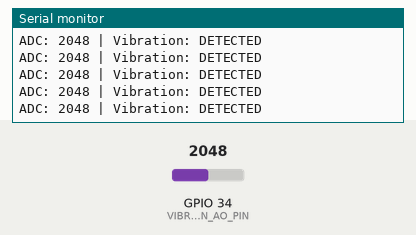
Simulated run of this sketch. Board: ESP32. Shown: the last lines printed to the serial monitor. The inputs (shaded band) are chosen by the test bench; at power-on: GPIO 34 (VIBRATION_AO_PIN) = 2048 (analog values on the 0–4095 scale). No CAN messages arrive unless stated.

Above: at 1.7 s.
1.8 s: GPIO 34 (VIBRATION_AO_PIN) set to 1840
At 1.81 s:
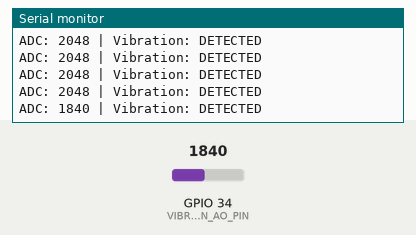
3.3 s: GPIO 34 (VIBRATION_AO_PIN) set to 1764
At 3.32 s:
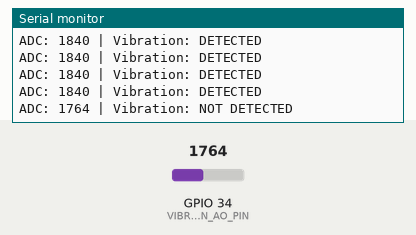

The sketch:

Node-2.ino
```cpp
#include <Arduino.h>
#include "driver/twai.h"

// ---------- Pin configuration ----------
#define VIBRATION_AO_PIN 34

#define CAN_TX_PIN GPIO_NUM_5
#define CAN_RX_PIN GPIO_NUM_4

// ---------- CAN IDs ----------
#define HEARTBEAT_ID 0x102
#define VIBRATION_DATA_ID 0x202

// Adjust after testing your particular sensor.
#define VIBRATION_THRESHOLD 1800

unsigned long lastHeartbeat = 0;
unsigned long lastSensorRead = 0;

bool canReady = false;

bool initCAN() {
  twai_general_config_t g_config =
      TWAI_GENERAL_CONFIG_DEFAULT(
          CAN_TX_PIN, CAN_RX_PIN, TWAI_MODE_NORMAL);

  twai_timing_config_t t_config =
      TWAI_TIMING_CONFIG_500KBITS();

  twai_filter_config_t f_config =
      TWAI_FILTER_CONFIG_ACCEPT_ALL();

  if (twai_driver_install(
          &g_config, &t_config, &f_config) != ESP_OK) {
    Serial.println("CAN driver installation failed");
    return false;
  }

  if (twai_start() != ESP_OK) {
    Serial.println("CAN start failed");
    twai_driver_uninstall();
    return false;
  }

  Serial.println("CAN started at 500 kbps");
  return true;
}

bool sendCAN(uint32_t id, const uint8_t *data, uint8_t len) {
  twai_message_t msg = {};
  msg.identifier = id;
  msg.extd = 0;
  msg.rtr = 0;
  msg.data_length_code = len;

  for (uint8_t i = 0; i < len; i++) {
    msg.data[i] = data[i];
  }

  return twai_transmit(&msg, pdMS_TO_TICKS(20)) == ESP_OK;
}

void sendHeartbeat() {
  uint8_t payload[1] = {2};

  if (!sendCAN(HEARTBEAT_ID, payload, sizeof(payload))) {
    Serial.println("Heartbeat TX failed");
  }
}

void readAndSendVibration() {
  // ESP32 ADC reading: normally 0 to 4095 at 12-bit resolution.
  uint16_t rawValue = analogRead(VIBRATION_AO_PIN);

  // Simple threshold-based indicator, not calibrated vibration severity.
  uint8_t detected =
      (rawValue >= VIBRATION_THRESHOLD) ? 1 : 0;

  // Protocol: ADC raw uint16 big-endian, detected byte.
  uint8_t payload[3];
  payload[0] = (rawValue >> 8) & 0xFF;
  payload[1] = rawValue & 0xFF;
  payload[2] = detected;

  if (sendCAN(VIBRATION_DATA_ID, payload, sizeof(payload))) {
    Serial.printf("ADC: %u | Vibration: %s\n",
                  rawValue,
                  detected ? "DETECTED" : "NOT DETECTED");
  } else {
    Serial.println("Vibration CAN transmission failed");
  }
}

void setup() {
  Serial.begin(115200);
  delay(500);

  Serial.println("\nNode 2 - Vibration Sensor CAN");

  analogReadResolution(12);
  pinMode(VIBRATION_AO_PIN, INPUT);

  canReady = initCAN();

  if (!canReady) {
    Serial.println("Check CAN wiring and restart");
  }
}

void loop() {
  if (!canReady) {
    delay(1000);
    return;
  }

  unsigned long now = millis();

  // Heartbeat every 500 ms
  if (now - lastHeartbeat >= 500) {
    lastHeartbeat = now;
    sendHeartbeat();
  }

  // Send sensor reading every 100 ms
  if (now - lastSensorRead >= 100) {
    lastSensorRead = now;
    readAndSendVibration();
  }

  delay(2);
}
```

Measured:
- the behaviour switches between 1800 and 1799 on GPIO 34 (VIBRATION_AO_PIN) (found by bisection; images 1 and 2)
- after the input at 1.8 s, the serial monitor: prints a new line at once (image 1)
- after the input at 3.3 s, the serial monitor: prints a new line at once (image 2)
